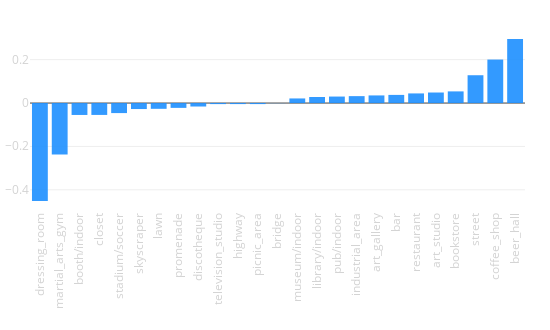

Source (notebook cell):
### Code cell
tags_delta([x[0] for x in sc_delta], [x[1] for x in sc_delta])

### Figure 1 — Plotly figure (JSON) as saved in the notebook; plotly's stock layout.template omitted (floating-point values rounded to 4 significant figures)
{"data": [{"marker": {"color": "dodgerblue"}, "opacity": 0.9, "type": "bar", "uid": "45378834-28b0-11e9-a338-3c15c2cf2370", "x": ["dressing_room", "martial_arts_gym", "booth/indoor", "closet", "stadium/soccer", "skyscraper", "lawn", "promenade", "discotheque", "television_studio", "highway", "picnic_area", "bridge", "museum/indoor", "library/indoor", "pub/indoor", "industrial_area", "art_gallery", "bar", "restaurant", "art_studio", "bookstore", "street", "coffee_shop", "beer_hall"], "xaxis": "x", "y": [-0.4516, -0.2372, -0.05494, -0.05474, -0.04621, -0.02761, -0.02658, -0.02225, -0.016, -0.004813, -0.00475, -0.004737, -0.0005818, 0.02129, 0.0278, 0.02997, 0.03191, 0.03521, 0.03758, 0.04439, 0.0486, 0.05376, 0.1283, 0.2006, 0.2953], "yaxis": "y"}], "layout": {"height": 330, "margin": {"b": 120, "l": 30, "r": 25, "t": 30}, "showlegend": false, "width": 550, "xaxis": {"anchor": "y", "domain": [0, 1], "tickangle": -90, "tickfont": {"color": "lightgrey", "size": 11.5}}, "xaxis2": {"tickangle": -90, "tickfont": {"color": "lightgrey", "size": 11.5}}, "yaxis": {"anchor": "x", "domain": [0, 1], "tickfont": {"color": "lightgrey", "size": 11.5}}, "yaxis2": {"tickfont": {"color": "lightgrey", "size": 11.5}}}}
